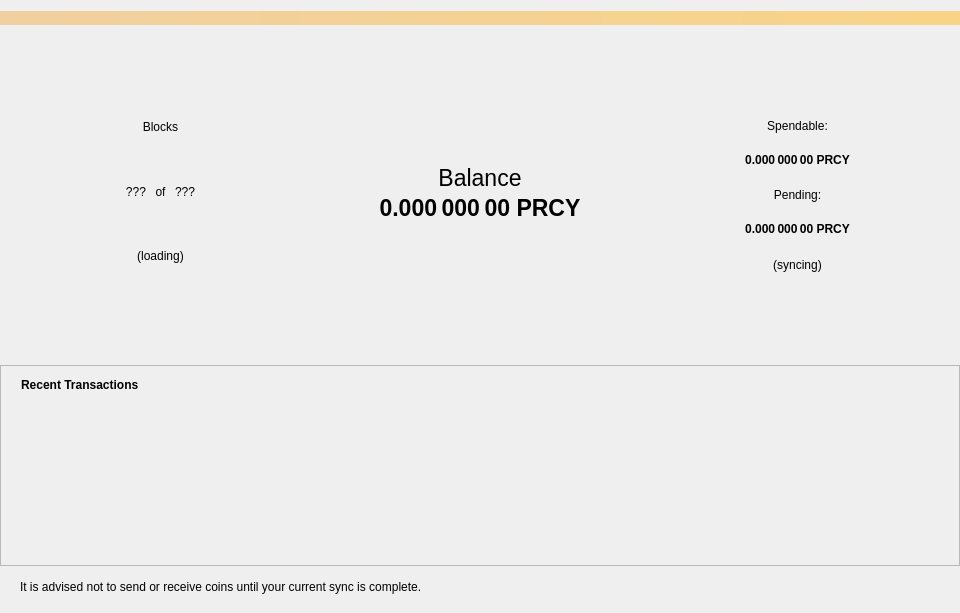
<?xml version="1.0" encoding="UTF-8"?>
<ui version="4.0">
 <class>OverviewPage</class>
 <widget class="QDialog" name="OverviewPage">
  <property name="geometry">
   <rect>
    <x>0</x>
    <y>0</y>
    <width>960</width>
    <height>613</height>
   </rect>
  </property>
  <property name="minimumSize">
   <size>
    <width>960</width>
    <height>0</height>
   </size>
  </property>
  <property name="windowTitle">
   <string>Form</string>
  </property>
  <property name="sizeGripEnabled">
   <bool>false</bool>
  </property>
  <layout class="QVBoxLayout" name="topLayout">
   <property name="leftMargin">
    <number>0</number>
   </property>
   <property name="rightMargin">
    <number>0</number>
   </property>
   <item>
    <widget class="QLabel" name="labelAlerts">
     <property name="visible">
      <bool>false</bool>
     </property>
     <property name="styleSheet">
      <string notr="true">background-color: qlineargradient(x1: 0, y1: 0, x2: 1, y2: 0, stop:0 #F0D0A0, stop:1 #F8D488); color:#000000;</string>
     </property>
     <property name="wordWrap">
      <bool>true</bool>
     </property>
     <property name="margin">
      <number>3</number>
     </property>
    </widget>
   </item>
   <item>
    <layout class="QVBoxLayout" name="verticalLayout" stretch="0,1">
     <item>
      <layout class="QHBoxLayout" name="horizontalLayout" stretch="0,0,0">
       <property name="spacing">
        <number>0</number>
       </property>
       <item>
        <widget class="QWidget" name="widgetSyncBlocks" native="true">
         <property name="sizePolicy">
          <sizepolicy hsizetype="Maximum" vsizetype="Maximum">
           <horstretch>1</horstretch>
           <verstretch>1</verstretch>
          </sizepolicy>
         </property>
         <property name="minimumSize">
          <size>
           <width>328</width>
           <height>328</height>
          </size>
         </property>
         <property name="baseSize">
          <size>
           <width>228</width>
           <height>228</height>
          </size>
         </property>
         <widget class="QWidget" name="layoutWidget_2">
          <property name="geometry">
           <rect>
            <x>0</x>
            <y>0</y>
            <width>321</width>
            <height>321</height>
           </rect>
          </property>
          <layout class="QVBoxLayout" name="verticalLayout_7">
           <property name="sizeConstraint">
            <enum>QLayout::SetDefaultConstraint</enum>
           </property>
           <item>
            <widget class="QLabel" name="labelBlocksText">
             <property name="text">
              <string>Blocks</string>
             </property>
             <property name="alignment">
              <set>Qt::AlignBottom|Qt::AlignHCenter</set>
             </property>
            </widget>
           </item>
           <item>
            <layout class="QHBoxLayout" name="horizontalLayout_5">
             <property name="sizeConstraint">
              <enum>QLayout::SetMinimumSize</enum>
             </property>
             <item>
              <widget class="QLabel" name="labelBlockCurrent">
               <property name="sizePolicy">
                <sizepolicy hsizetype="Minimum" vsizetype="Preferred">
                 <horstretch>0</horstretch>
                 <verstretch>0</verstretch>
                </sizepolicy>
               </property>
               <property name="text">
                <string>???</string>
               </property>
               <property name="alignment">
                <set>Qt::AlignRight|Qt::AlignTrailing|Qt::AlignVCenter</set>
               </property>
              </widget>
             </item>
             <item>
              <widget class="QLabel" name="labelBlockOf">
               <property name="sizePolicy">
                <sizepolicy hsizetype="Maximum" vsizetype="Preferred">
                 <horstretch>0</horstretch>
                 <verstretch>0</verstretch>
                </sizepolicy>
               </property>
               <property name="text">
                <string> of </string>
               </property>
               <property name="scaledContents">
                <bool>false</bool>
               </property>
               <property name="alignment">
                <set>Qt::AlignCenter</set>
               </property>
              </widget>
             </item>
             <item>
              <widget class="QLabel" name="labelBlocksTotal">
               <property name="sizePolicy">
                <sizepolicy hsizetype="Minimum" vsizetype="Preferred">
                 <horstretch>0</horstretch>
                 <verstretch>0</verstretch>
                </sizepolicy>
               </property>
               <property name="text">
                <string>???</string>
               </property>
               <property name="alignment">
                <set>Qt::AlignLeading|Qt::AlignLeft|Qt::AlignVCenter</set>
               </property>
              </widget>
             </item>
            </layout>
           </item>
           <item>
            <widget class="QLabel" name="labelBlockStatus">
             <property name="text">
              <string>(loading)</string>
             </property>
             <property name="alignment">
              <set>Qt::AlignHCenter|Qt::AlignTop</set>
             </property>
            </widget>
           </item>
          </layout>
         </widget>
        </widget>
       </item>
       <item>
        <layout class="QVBoxLayout" name="verticalLayout_5">
         <property name="sizeConstraint">
          <enum>QLayout::SetDefaultConstraint</enum>
         </property>
         <item>
          <widget class="QLabel" name="label_2">
           <property name="text">
            <string/>
           </property>
          </widget>
         </item>
         <item>
          <widget class="QLabel" name="label_8">
           <property name="text">
            <string/>
           </property>
          </widget>
         </item>
         <item>
          <widget class="QLabel" name="label_3">
           <property name="text">
            <string/>
           </property>
          </widget>
         </item>
         <item>
          <widget class="QLabel" name="label_10">
           <property name="text">
            <string/>
           </property>
          </widget>
         </item>
         <item>
          <widget class="QLabel" name="label_7">
           <property name="font">
            <font>
             <pointsize>17</pointsize>
             <weight>50</weight>
             <bold>false</bold>
            </font>
           </property>
           <property name="text">
            <string>Balance</string>
           </property>
           <property name="textFormat">
            <enum>Qt::RichText</enum>
           </property>
           <property name="alignment">
            <set>Qt::AlignCenter</set>
           </property>
          </widget>
         </item>
         <item>
          <widget class="QLabel" name="labelBalance_2">
           <property name="font">
            <font>
             <pointsize>17</pointsize>
             <weight>75</weight>
             <bold>true</bold>
            </font>
           </property>
           <property name="cursor">
            <cursorShape>IBeamCursor</cursorShape>
           </property>
           <property name="toolTip">
            <string>Your current balance</string>
           </property>
           <property name="text">
            <string notr="true">0.000 000 00 PRCY</string>
           </property>
           <property name="alignment">
            <set>Qt::AlignHCenter|Qt::AlignTop</set>
           </property>
           <property name="textInteractionFlags">
            <set>Qt::LinksAccessibleByMouse|Qt::TextSelectableByKeyboard|Qt::TextSelectableByMouse</set>
           </property>
          </widget>
         </item>
         <item>
          <widget class="QLabel" name="labelDollarValue">
           <property name="text">
            <string/>
           </property>
           <property name="alignment">
            <set>Qt::AlignHCenter|Qt::AlignTop</set>
           </property>
          </widget>
         </item>
         <item>
          <widget class="QLabel" name="label_11">
           <property name="text">
            <string/>
           </property>
          </widget>
         </item>
         <item>
          <widget class="QLabel" name="label_5">
           <property name="text">
            <string/>
           </property>
          </widget>
         </item>
         <item>
          <widget class="QLabel" name="label">
           <property name="text">
            <string/>
           </property>
          </widget>
         </item>
        </layout>
       </item>
       <item>
        <widget class="QWidget" name="widgetSyncBalance" native="true">
         <property name="sizePolicy">
          <sizepolicy hsizetype="Maximum" vsizetype="Maximum">
           <horstretch>1</horstretch>
           <verstretch>1</verstretch>
          </sizepolicy>
         </property>
         <property name="minimumSize">
          <size>
           <width>328</width>
           <height>328</height>
          </size>
         </property>
         <property name="baseSize">
          <size>
           <width>328</width>
           <height>328</height>
          </size>
         </property>
         <widget class="QWidget" name="layoutWidget_3">
          <property name="geometry">
           <rect>
            <x>0</x>
            <y>0</y>
            <width>331</width>
            <height>328</height>
           </rect>
          </property>
          <layout class="QVBoxLayout" name="verticalLayout_2">
           <item>
            <spacer name="verticalSpacer">
             <property name="orientation">
              <enum>Qt::Vertical</enum>
             </property>
             <property name="sizeType">
              <enum>QSizePolicy::Preferred</enum>
             </property>
             <property name="sizeHint" stdset="0">
              <size>
               <width>20</width>
               <height>80</height>
              </size>
             </property>
            </spacer>
           </item>
           <item>
            <widget class="QLabel" name="labelBalanceText">
             <property name="sizePolicy">
              <sizepolicy hsizetype="Minimum" vsizetype="Preferred">
               <horstretch>0</horstretch>
               <verstretch>0</verstretch>
              </sizepolicy>
             </property>
             <property name="text">
              <string>Spendable:</string>
             </property>
             <property name="alignment">
              <set>Qt::AlignCenter</set>
             </property>
            </widget>
           </item>
           <item>
            <widget class="QLabel" name="labelBalance">
             <property name="sizePolicy">
              <sizepolicy hsizetype="Minimum" vsizetype="Preferred">
               <horstretch>0</horstretch>
               <verstretch>0</verstretch>
              </sizepolicy>
             </property>
             <property name="font">
              <font>
               <weight>75</weight>
               <bold>true</bold>
              </font>
             </property>
             <property name="cursor">
              <cursorShape>IBeamCursor</cursorShape>
             </property>
             <property name="toolTip">
              <string>Your current spendable balance</string>
             </property>
             <property name="text">
              <string notr="true">0.000 000 00 PRCY</string>
             </property>
             <property name="alignment">
              <set>Qt::AlignCenter</set>
             </property>
             <property name="textInteractionFlags">
              <set>Qt::LinksAccessibleByMouse|Qt::TextSelectableByKeyboard|Qt::TextSelectableByMouse</set>
             </property>
            </widget>
           </item>
           <item>
            <widget class="QLabel" name="labelPendingText">
             <property name="sizePolicy">
              <sizepolicy hsizetype="Minimum" vsizetype="Minimum">
               <horstretch>0</horstretch>
               <verstretch>0</verstretch>
              </sizepolicy>
             </property>
             <property name="text">
              <string>Pending:</string>
             </property>
             <property name="alignment">
              <set>Qt::AlignCenter</set>
             </property>
            </widget>
           </item>
           <item>
            <widget class="QLabel" name="labelUnconfirmed">
             <property name="font">
              <font>
               <weight>75</weight>
               <bold>true</bold>
              </font>
             </property>
             <property name="cursor">
              <cursorShape>IBeamCursor</cursorShape>
             </property>
             <property name="toolTip">
              <string>Total of transactions that have yet to be confirmed, and do not yet count toward the spendable balance</string>
             </property>
             <property name="text">
              <string notr="true">0.000 000 00 PRCY</string>
             </property>
             <property name="alignment">
              <set>Qt::AlignCenter</set>
             </property>
             <property name="textInteractionFlags">
              <set>Qt::LinksAccessibleByMouse|Qt::TextSelectableByKeyboard|Qt::TextSelectableByMouse</set>
             </property>
            </widget>
           </item>
           <item>
            <widget class="QLabel" name="labelWalletStatus">
             <property name="enabled">
              <bool>true</bool>
             </property>
             <property name="text">
              <string>(syncing)</string>
             </property>
             <property name="alignment">
              <set>Qt::AlignCenter</set>
             </property>
            </widget>
           </item>
           <item>
            <spacer name="verticalSpacer_2">
             <property name="orientation">
              <enum>Qt::Vertical</enum>
             </property>
             <property name="sizeType">
              <enum>QSizePolicy::Preferred</enum>
             </property>
             <property name="sizeHint" stdset="0">
              <size>
               <width>20</width>
               <height>80</height>
              </size>
             </property>
            </spacer>
           </item>
          </layout>
         </widget>
        </widget>
       </item>
      </layout>
     </item>
     <item>
      <layout class="QVBoxLayout" name="verticalLayout_3" stretch="1">
       <item>
        <widget class="QFrame" name="frame_2">
         <property name="sizePolicy">
          <sizepolicy hsizetype="Preferred" vsizetype="Preferred">
           <horstretch>0</horstretch>
           <verstretch>0</verstretch>
          </sizepolicy>
         </property>
         <property name="frameShape">
          <enum>QFrame::StyledPanel</enum>
         </property>
         <property name="frameShadow">
          <enum>QFrame::Raised</enum>
         </property>
         <layout class="QVBoxLayout" name="verticalLayout1">
          <property name="leftMargin">
           <number>0</number>
          </property>
          <property name="rightMargin">
           <number>0</number>
          </property>
          <item>
           <layout class="QHBoxLayout" name="horizontalLayout_2">
            <property name="leftMargin">
             <number>20</number>
            </property>
            <item>
             <widget class="QLabel" name="lblRecentTransaction">
              <property name="font">
               <font>
                <weight>75</weight>
                <bold>true</bold>
               </font>
              </property>
              <property name="toolTip">
               <string>Recent Transactions</string>
              </property>
              <property name="text">
               <string>Recent Transactions</string>
              </property>
             </widget>
            </item>
            <item>
             <spacer name="horizontalSpacer">
              <property name="orientation">
               <enum>Qt::Horizontal</enum>
              </property>
              <property name="sizeHint" stdset="0">
               <size>
                <width>40</width>
                <height>20</height>
               </size>
              </property>
             </spacer>
            </item>
           </layout>
          </item>
          <item>
           <layout class="QVBoxLayout" name="verticalLayout_6">
            <item>
             <layout class="QVBoxLayout" name="verticalLayoutRecent"/>
            </item>
            <item>
             <spacer name="verticalSpacer_3">
              <property name="orientation">
               <enum>Qt::Vertical</enum>
              </property>
              <property name="sizeHint" stdset="0">
               <size>
                <width>20</width>
                <height>40</height>
               </size>
              </property>
             </spacer>
            </item>
           </layout>
          </item>
         </layout>
        </widget>
       </item>
      </layout>
     </item>
    </layout>
   </item>
   <item>
    <layout class="QHBoxLayout" name="horizontalLayout_3">
     <property name="leftMargin">
      <number>20</number>
     </property>
     <property name="topMargin">
      <number>0</number>
     </property>
     <property name="bottomMargin">
      <number>0</number>
     </property>
     <item>
      <widget class="QLabel" name="lblHelp">
       <property name="text">
        <string>It is advised not to send or receive coins until your current sync is complete.</string>
       </property>
      </widget>
     </item>
     <item alignment="Qt::AlignRight">
      <widget class="QPushButton" name="btnLockUnlock">
       <property name="sizePolicy">
        <sizepolicy hsizetype="Fixed" vsizetype="Fixed">
         <horstretch>0</horstretch>
         <verstretch>0</verstretch>
        </sizepolicy>
       </property>
       <property name="minimumSize">
        <size>
         <width>30</width>
         <height>30</height>
        </size>
       </property>
       <property name="styleSheet">
        <string notr="true">border-image: url(:/images/lock) 0 0 0 0 stretch stretch;</string>
       </property>
       <property name="text">
        <string/>
       </property>
       <property name="autoDefault">
        <bool>false</bool>
       </property>
       <property name="flat">
        <bool>true</bool>
       </property>
      </widget>
     </item>
    </layout>
   </item>
  </layout>
 </widget>
 <resources/>
 <connections/>
</ui>
